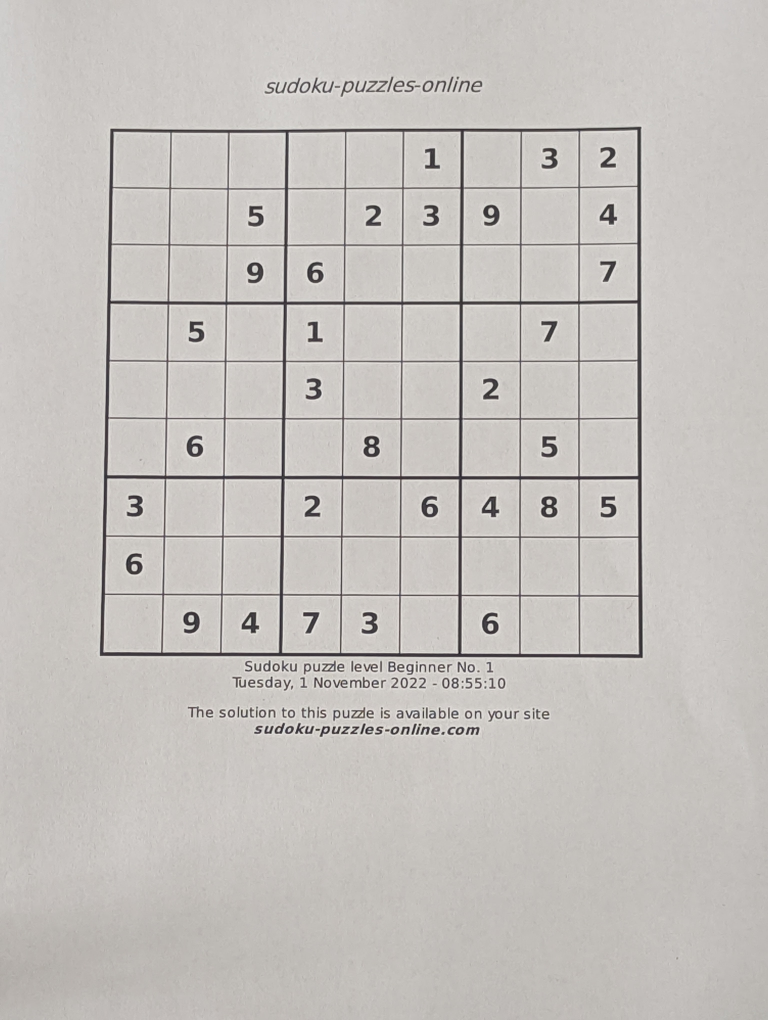
#> input picture lab6/data/train/01.jpg, 3072 x 4080 px (shown at 1/4 size)
$ jupyter execute 'Laborator 06.ipynb'
#> lines starting #> are read from the running program, lines starting #| are printed output that depends on the picture; after the words box and inside, x2 and y2 are one past the last pixel; in counts of white or black regions, pixels touching at a corner belong together
#> further down, img is the input picture: shape (4080, 3072, 3); mean B, G, R 189.7, 193.4, 197.2
[cell 1]
import cv2 as cv
import numpy as np
import os

[cell 2]
AFISEAZA = True
DIM_CAREU = 810   # 9 celule ori 90 pixeli
DIM_CELULA = DIM_CAREU // 9

def show_image(title,image):
    if not AFISEAZA:
        return
    image=cv.resize(image,(0,0),fx=0.3,fy=0.3)
    cv.imshow(title,image)
    cv.waitKey(0)
    cv.destroyAllWindows()

[cell 3]
def extrage_careu(image):

    """
        gasesc careul sudoku in imagine si il indrept intr un patrat de 810 pe 810 pixeli prin transformare de perspectiva
        intorc imaginea color indreptata ca sa pot desena linii colorate peste ea si ca sa pot decupa celulele originale pt cifre
    """

    original = image.copy()

    image = cv.cvtColor(image,cv.COLOR_BGR2GRAY)
    image_m_blur = cv.medianBlur(image,3)
    image_g_blur = cv.GaussianBlur(image_m_blur, (0, 0), 5)
    image_sharpened = cv.addWeighted(image_m_blur, 1.2, image_g_blur, -0.8, 0)
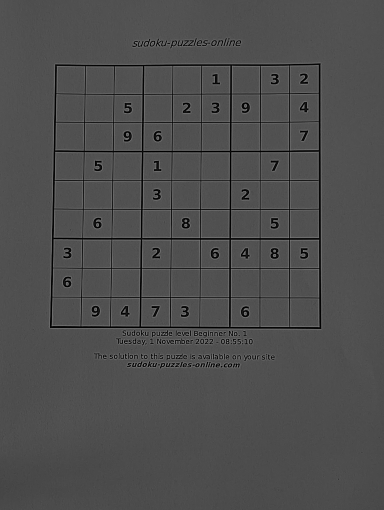
#> image_sharpened: shape (4080, 3072) (shown at 1/8 size); min 0, max 180, mean 78

    show_image('image_sharpened',image_sharpened)

    # PAS 1!!!
    # separ hartia (luminoasa) de fundal (inchis) prin thresholding
    _, hartie = cv.threshold(image_sharpened, 30, 255, cv.THRESH_BINARY)
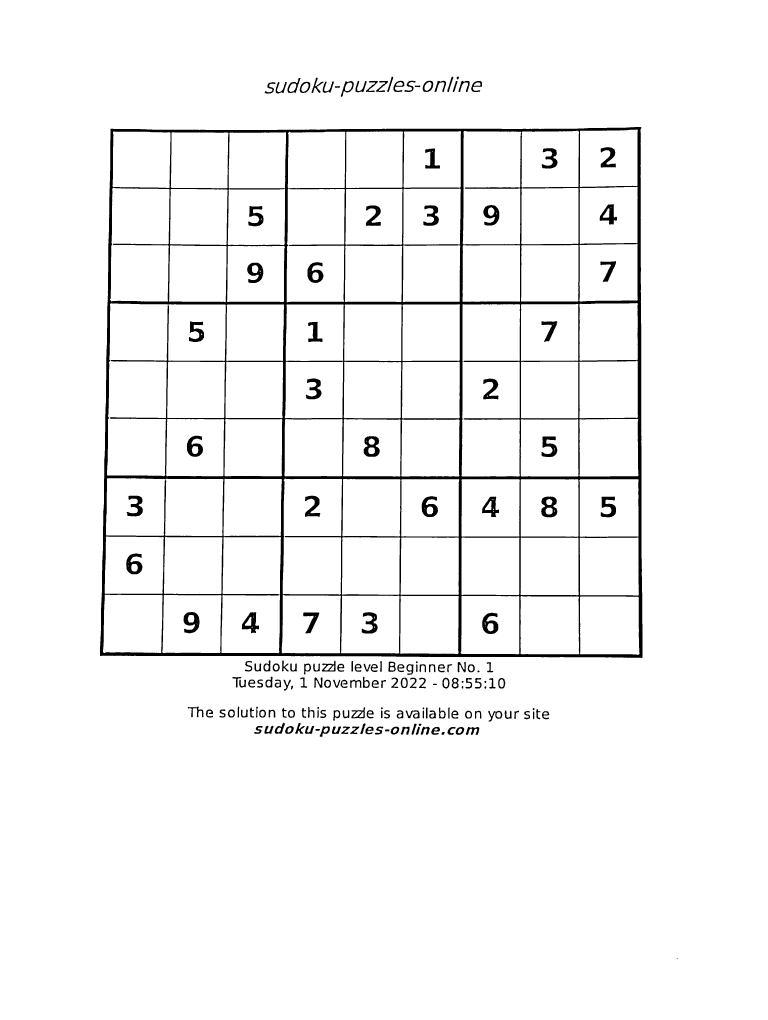
#> hartie: shape (4080, 3072) (shown at 1/4 size); 96.3% white; 184 black regions (1 under 20 px), largest, box (x1, y1, x2, y2) and area: (400, 508, 2570, 2632) 321566, (2165, 1986, 2229, 2069) 3223, (1455, 1745, 1519, 1827) 3192

    kernel = np.ones((3, 3), np.uint8)
    hartie = cv.erode(hartie, kernel)
#> hartie: shape (4080, 3072); 95.2% white; 183 black regions, largest, box (x1, y1, x2, y2) and area: (399, 507, 2571, 2633) 406073, (2164, 1985, 2230, 2070) 3799, (1454, 1744, 1520, 1828) 3744
    show_image('image_thresholded', hartie)

    # PAS 2!!!
    # masca de mai sus are gauri exact acolo unde sunt liniile careului
    # ele sunt inchise la culoare, deci cad sub prag
    # umplu masca pastrand doar conturul exterior al foii
    contururi_hartie, _ = cv.findContours(hartie, cv.RETR_EXTERNAL, cv.CHAIN_APPROX_SIMPLE)
#> contururi_hartie = [[[0, 0], [0, 4079], [3071, 4079], [3071, 0]]]
    if len(contururi_hartie) == 0:
        raise ValueError('nu am gasit foaia in imagine')
    contur_foaie = max(contururi_hartie, key = cv.contourArea)
#> contur_foaie = [[0, 0], [0, 4079], [3071, 4079], [3071, 0]]

    hartie_plina = np.zeros_like(hartie)
    cv.drawContours(hartie_plina, [contur_foaie], -1, 255, -1)
#> hartie_plina: shape (4080, 3072); every value is 255

    # PAS 3!!!
    # restang masca spre interior, ca sa scap de marginea foii
    # altfel conturul cel mai mare ar fi foaia intreaga, nu careul
    raza = max(3, int(0.01 * max(image.shape)))
    hartie_interior = cv.erode(hartie_plina, np.ones((raza, raza), np.uint8))
    show_image('hartie_interior', hartie_interior)

    # PAS 4!!!
    # in interiorul foii, cerneala (adica liniile careului si cifrele) este inchisa
    # prag adaptiv, ca sa nu ma incurce iluminarea neuniforma din poza
    cerneala = cv.adaptiveThreshold(image_sharpened, 255, cv.ADAPTIVE_THRESH_GAUSSIAN_C, cv.THRESH_BINARY_INV, 31, 10)
#> cerneala: shape (4080, 3072); 4.4% white; 3664 white regions (2957 under 20 px), largest, box (x1, y1, x2, y2) and area: (399, 507, 2571, 2633) 360024, (2165, 1986, 2230, 2069) 2856, (1454, 1744, 1519, 1828) 2828

    cerneala = cv.bitwise_and(cerneala, hartie_interior)

    # ingros putin liniile ca sa fie sigur conectate intre ele
    cerneala = cv.dilate(cerneala, np.ones((3, 3), np.uint8))
#> cerneala: shape (4080, 3072); 6% white; 3351 white regions (1264 under 20 px)
    show_image('cerneala', cerneala)
#> call 4 of show_image, with title = 'cerneala'
#> in show_image (call 4), `image=cv.resize(image,(0,0),fx=0.3,fy=0.3)`:
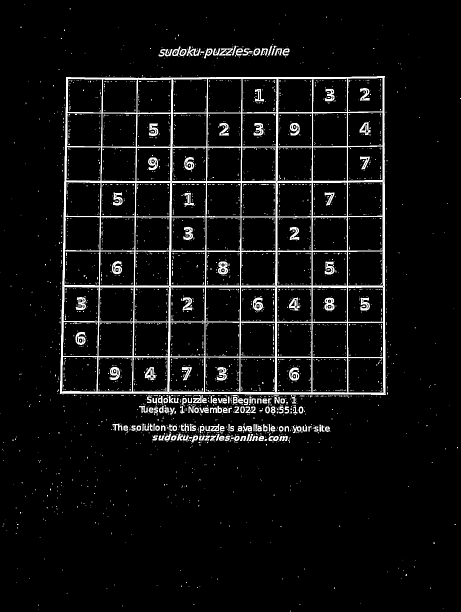
#> image: shape (1224, 922) (shown at 1/2 size); min 0, max 255, mean 15.2

    # PAS 5!!!
    # cel mai mare contur exterior este chenarul careului
    # liniile lui formeaza o singura componenta conexa
    contours, _ = cv.findContours(cerneala, cv.RETR_EXTERNAL, cv.CHAIN_APPROX_SIMPLE)
#> contours = 1091 contours, 589 with area under 20; largest, box (x1, y1, x2, y2) and area: (398, 506, 2572, 2634) 4527478, (1244, 309, 1337, 373) 2166, (1461, 322, 1554, 371) 1984, (1361, 322, 1417, 389) 1916, (1148, 310, 1204, 374) 1865
    max_area = 0
    top_left = top_right = bottom_left = bottom_right = None

    for i in range(len(contours)):

        if(len(contours[i]) >3):
            possible_top_left = None
            possible_bottom_right = None

            for point in contours[i].squeeze():
                # suma x+y este minima in contul stanga-sus si maxima in dreapta-jos
                if possible_top_left is None or point[0] + point[1] < possible_top_left[0] + possible_top_left[1]:
                    possible_top_left = point

                if possible_bottom_right is None or point[0] + point[1] > possible_bottom_right[0] + possible_bottom_right[1] :
                    possible_bottom_right = point

            # diferenta y-x este minima in dreapta sus si maxima in stanga jos
            diff = np.diff(contours[i].squeeze(), axis = 1)

            possible_top_right = contours[i].squeeze()[np.argmin(diff)]
            possible_bottom_left = contours[i].squeeze()[np.argmax(diff)]

            arie = cv.contourArea(np.array([[possible_top_left],[possible_top_right],[possible_bottom_right],[possible_bottom_left]]))

            if arie > max_area:
                max_area = arie
                top_left = possible_top_left
                bottom_right = possible_bottom_right
                top_right = possible_top_right
                bottom_left = possible_bottom_left
#> this loop made 1091 passes
#> (diff, arie, max_area, top_left, bottom_right, top_right, bottom_left) on pass 6: ([3773, 3775, 3782, 3778, 3770], 28, 28, [257, 4030], [260, 4038], [260, 4030], [256, 4038])
#> after the loop, bottom_left = [400, 2625]; bottom_right = [2569, 2633]; max_area = 4548429; top_left = [441, 514]; top_right = [2566, 507]

    if top_left is None:
        raise ValueError('nu am gasit niciun contur potrivit pentru careu')

    if AFISEAZA:
        image_copy = cv.cvtColor(image.copy(), cv.COLOR_GRAY2BGR)
        for colt in [top_left, top_right, bottom_left, bottom_right]:
            cv.circle(image_copy, tuple(colt), 20, (0, 0, 255), -1)
#> this loop made 4 passes
        show_image('detected corners', image_copy)
#> in show_image (call 5), `image=cv.resize(image,(0,0),fx=0.3,fy=0.3)`:
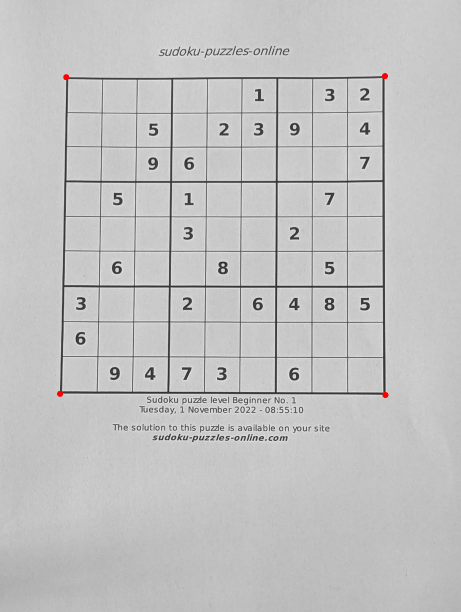
#> image: shape (1224, 922, 3) (shown at 1/2 size); mean of channels 0, 1, 2 193.9, 193.9, 194; drawn as B, G, R

    # PAS 6!!!
    # transformarea de perspectiva: cele 4 colturi gasite defin cele 4 colturi ale unui patrat de 810 pe 810
    width = DIM_CAREU
    height = DIM_CAREU

    puzzle = np.array([top_left, top_right, bottom_right, bottom_left], dtype='float32')
#> puzzle = [[441, 514], [2566, 507], [2569, 2633], [400, 2625]]
    destination = np.array([[0, 0], [width - 1, 0], [width - 1, height - 1], [0, height - 1]], dtype='float32')

    M = cv.getPerspectiveTransform(puzzle, destination)
#> M = [[0.386, 0.0075, -174], [0.0013, 0.394, -203], [3.36e-06, 9.93e-06, 1]]
    result = cv.warpPerspective(original, M, (width, height))

    return result

[cell 4]
img = cv.imread('data/train/01.jpg')
result=extrage_careu(img)
show_image('careu extras',result)
print(result.shape)
#| (810, 810, 3)

[cell 5]
# liniile sunt multipli de 90
# lines_vertical dau coordonata pe orizontala (coloana)
# lines_horizontal sau coordonata pe verticala (linia)
# decuparea unei celule: imagine[linii, coloane]

def construieste_linii():
    lines_horizontal = []

    for i in range(0, DIM_CAREU + 1, DIM_CELULA):
        lines_horizontal.append([(0, i), (DIM_CAREU - 1, i)])

    lines_vertical = []

    for i in range(0, DIM_CAREU + 1, DIM_CELULA):
        lines_vertical.append([(i, 0), (i, DIM_CAREU - 1)])

    return lines_horizontal, lines_vertical


# [23 lines left out: functions binarizeaza_careu, decupeaza_celula, not called in this run]

[cell 6]
lines_horizontal, lines_vertical = construieste_linii()

# verific vizual ca liniile cad peste chenarele reale ale celulelor
verificare = result.copy()

for line in lines_vertical:
    cv.line(verificare, line[0], line[1], (0, 255, 0), 5)
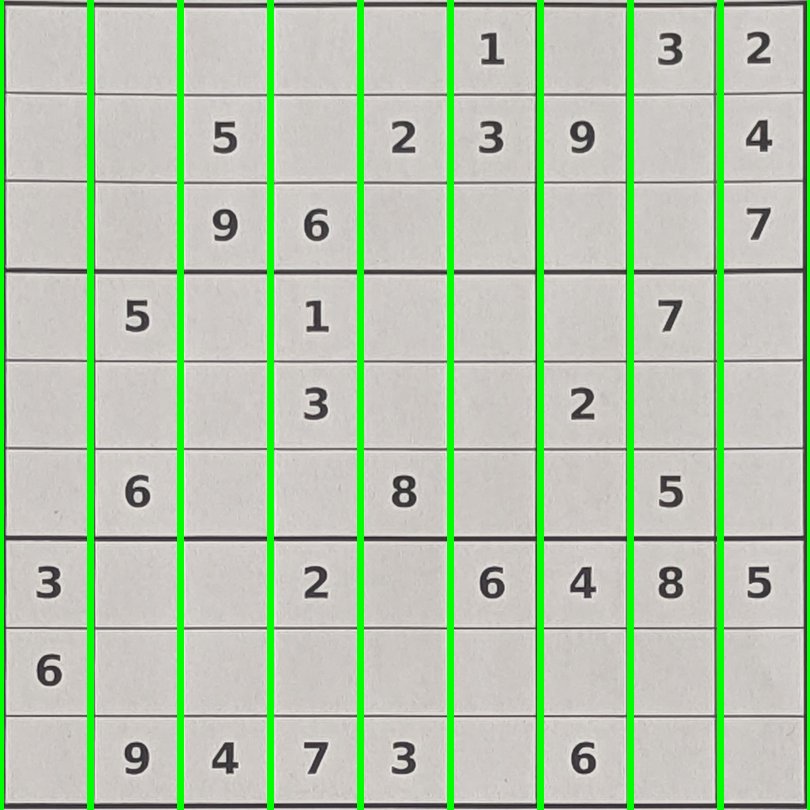
#> verificare: shape (810, 810, 3); mean B, G, R 174.5, 197.7, 181.5

for line in lines_horizontal:
    cv.line(verificare, line[0], line[1], (0, 0, 255), 5)
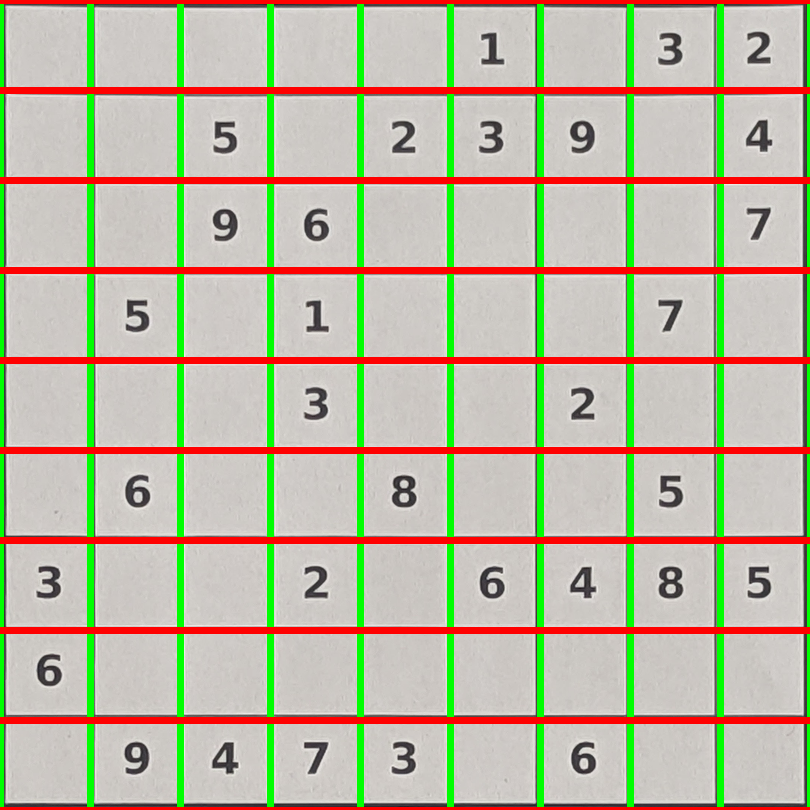
#> verificare: shape (810, 810, 3); 7.78% of pixels changed, all inside (x1, y1, x2, y2) = (0, 0, 810, 810)

show_image('linii', verificare)
#> in show_image (call 7), `image=cv.resize(image,(0,0),fx=0.3,fy=0.3)`:
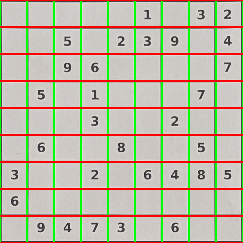
#> image: shape (243, 243, 3); mean of channels 0, 1, 2 164.3, 185.1, 189.7; drawn as B, G, R

$ run again, with lab6/data/train/02.jpg copied over lab6/data/train/01.jpg
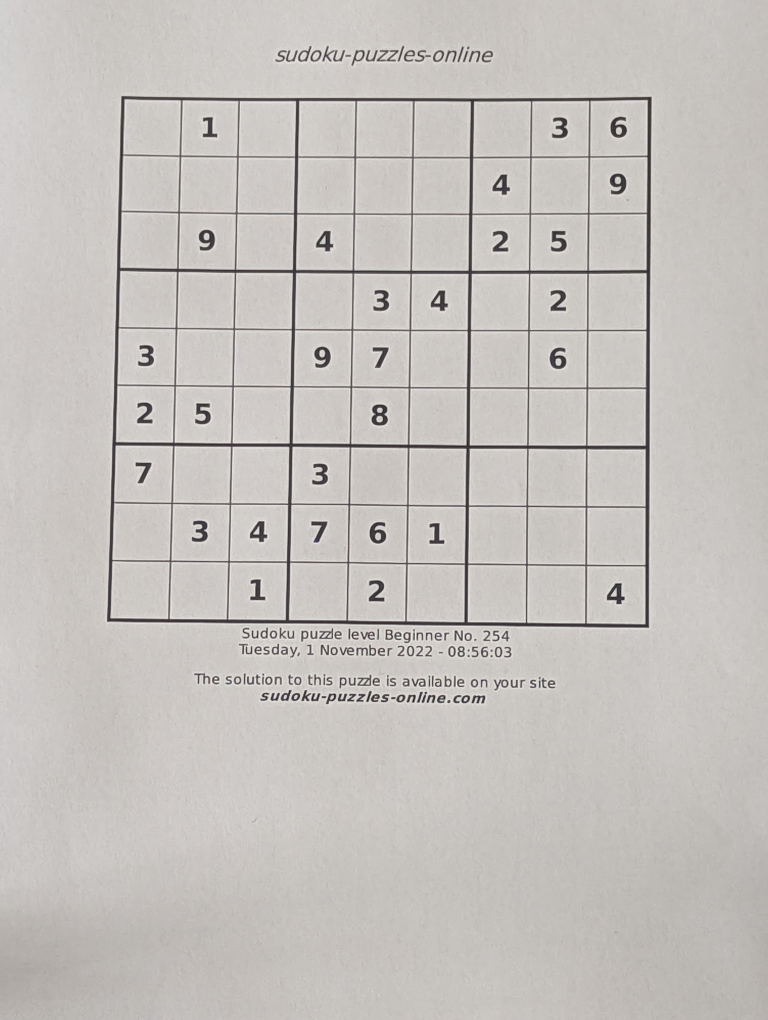
#> input picture lab6/data/train/02.jpg, 3072 x 4080 px (shown at 1/4 size)
#> img is the input picture: shape (4080, 3072, 3); mean B, G, R 189.7, 193.3, 197.1
#> in extrage_careu, `_, hartie = cv.threshold(image_sharpened, 30, 255, cv.THRESH_BINARY)`:
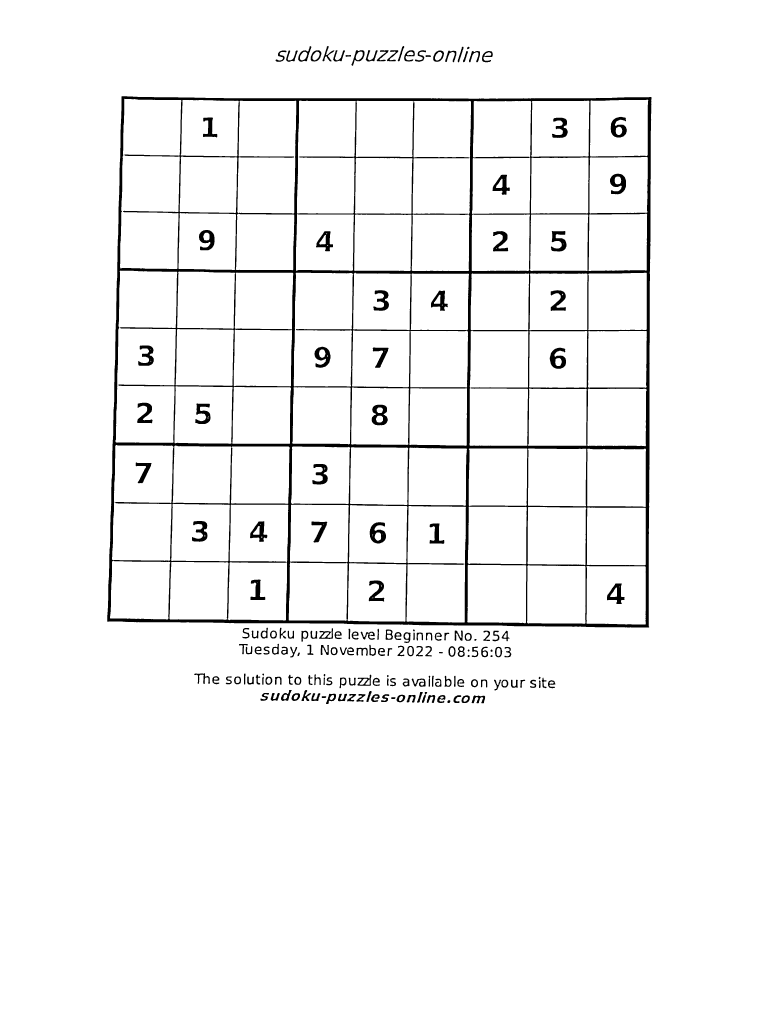
#> hartie: shape (4080, 3072) (shown at 1/4 size); 96.3% white; 183 black regions, largest, box (x1, y1, x2, y2) and area: (429, 385, 2606, 2510) 320425, (1487, 1619, 1551, 1701) 3175, (1479, 2089, 1544, 2174) 3113
#> contururi_hartie = [[[0, 0], [0, 4079], [3071, 4079], [3071, 0]]]
#> contur_foaie = [[0, 0], [0, 4079], [3071, 4079], [3071, 0]]
#> hartie_plina: shape (4080, 3072); every value is 255
#> contours = 1010 contours, 530 with area under 20; largest, box (x1, y1, x2, y2) and area: (427, 383, 2608, 2513) 4513658, (1287, 183, 1382, 249) 2200, (1404, 199, 1460, 266) 1920, (1192, 183, 1248, 249) 1897, (1428, 2697, 1487, 2745) 1804
#> the loop in extrage_careu, `for i in range(len(contours)): ` made 1010 passes
#> (diff, arie, max_area, top_left, bottom_right, top_right, bottom_left) on pass 38: ([2145, 2151, 2154, 2154, 2150, 2148, 2147, 2143, 2141, 2141], 33, 33, [1591, 3736], [1593, 3743], [1596, 3737], [1588, 3742])
#> after the loop in extrage_careu, `for i in range(len(contours)):`: bottom_left = [427, 2486]; bottom_right = [2598, 2510]; max_area = 4533918; top_left = [486, 383]; top_right = [2607, 388]
#> the loop in extrage_careu, `for colt in [top_left, top_right, bottom_left, bottom_right]:` made 4 passes
#> puzzle = [[486, 383], [2607, 388], [2598, 2510], [427, 2486]]
#> M = [[0.387, 0.0109, -192.3], [-0.000934, 0.396, -151.3], [4.13e-06, 1.14e-05, 1]]
#| (810, 810, 3)
#> in show_image (call 7), `image=cv.resize(image,(0,0),fx=0.3,fy=0.3)`:
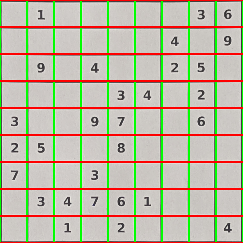
#> image: shape (243, 243, 3); mean of channels 0, 1, 2 164.1, 184.7, 189.4; drawn as B, G, R
